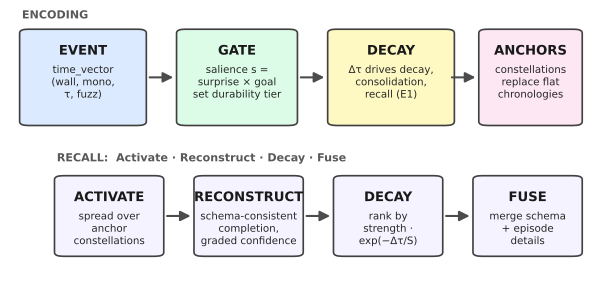

Generate this figure with Python:
#!/usr/bin/env python3
"""Design summary figure — polytemporal representation + recall pipeline.

Lane 1 (encoding, top): every event carries a typed time_vector
(wall, mono, tau, fuzz); encoding is gated by salience at write-time;
decay/consolidation/recall operate on dT (tau), not wall-clock;
anchor constellations replace flat chronologies.
Lane 2 (recall, bottom): Activate -> Reconstruct -> Decay -> Fuse.

Pure matplotlib (Agg), no TikZ. Outputs design_summary.pdf in figs/.
"""
from pathlib import Path

import matplotlib
matplotlib.use("Agg")
import matplotlib.pyplot as plt
from matplotlib.patches import FancyBboxPatch, FancyArrowPatch

OUT = Path(__file__).resolve().parent / "design_summary.pdf"

fig, ax = plt.subplots(figsize=(7.5, 3.4), dpi=200)
ax.set_xlim(0, 100)
ax.set_ylim(0, 100)
ax.axis("off")


def box(x, y, w, h, title, body, fc, fs_title=9.5, fs_body=7.4):
    p = FancyBboxPatch((x, y), w, h, boxstyle="round,pad=0.4,rounding_size=1.5",
                       fc=fc, ec="0.25", lw=1.2)
    ax.add_patch(p)
    ax.text(x + w / 2, y + h - 8, title, ha="center", va="center",
            fontsize=fs_title, fontweight="bold", color="0.1")
    ax.text(x + w / 2, y + h - 20, body, ha="center", va="center",
            fontsize=fs_body, color="0.15")


def arrow(x1, y1, x2, y2):
    a = FancyArrowPatch((x1, y1), (x2, y2), arrowstyle="-|>",
                        mutation_scale=15, lw=1.5, color="0.3")
    ax.add_patch(a)


# ---- Lane 1: encoding (top) ----
box(2, 62, 21, 36, "EVENT",
    "time_vector\n(wall, mono,\nτ, fuzz)", "#dbeafe")
box(29, 62, 20, 36, "GATE",
    "salience s =\nsurprise × goal\nset durability tier", "#dcfce7")
box(55, 62, 21, 36, "DECAY",
    "Δτ drives decay,\nconsolidation,\nrecall (E1)", "#fef9c3")
box(81, 62, 17, 36, "ANCHORS",
    "constellations\nreplace flat\nchronologies", "#fce7f3")
arrow(23.5, 80, 28.5, 80)
arrow(49.5, 80, 54.5, 80)
arrow(75.5, 80, 80.5, 80)

# ---- Lane 2: recall pipeline (bottom) ----
box(8, 12, 18, 30, "ACTIVATE",
    "spread over\nanchor\nconstellations", "#f5f3ff")
box(32, 12, 18, 30, "RECONSTRUCT",
    "schema-consistent\ncompletion,\ngraded confidence", "#f5f3ff")
box(56, 12, 18, 30, "DECAY",
    "rank by\nstrength ·\nexp(−Δτ/S)", "#f5f3ff")
box(80, 12, 18, 30, "FUSE",
    "merge schema\n+ episode\ndetails", "#f5f3ff")
arrow(26.5, 27, 31.5, 27)
arrow(50.5, 27, 55.5, 27)
arrow(74.5, 27, 79.5, 27)

# lane labels
ax.text(2, 101.5, "ENCODING", fontsize=8, fontweight="bold", color="0.35", va="bottom")
ax.text(8, 49, "RECALL:  Activate · Reconstruct · Decay · Fuse",
        fontsize=8, fontweight="bold", color="0.35", va="center")

fig.savefig(OUT, bbox_inches="tight")
print(f"wrote {OUT}")
